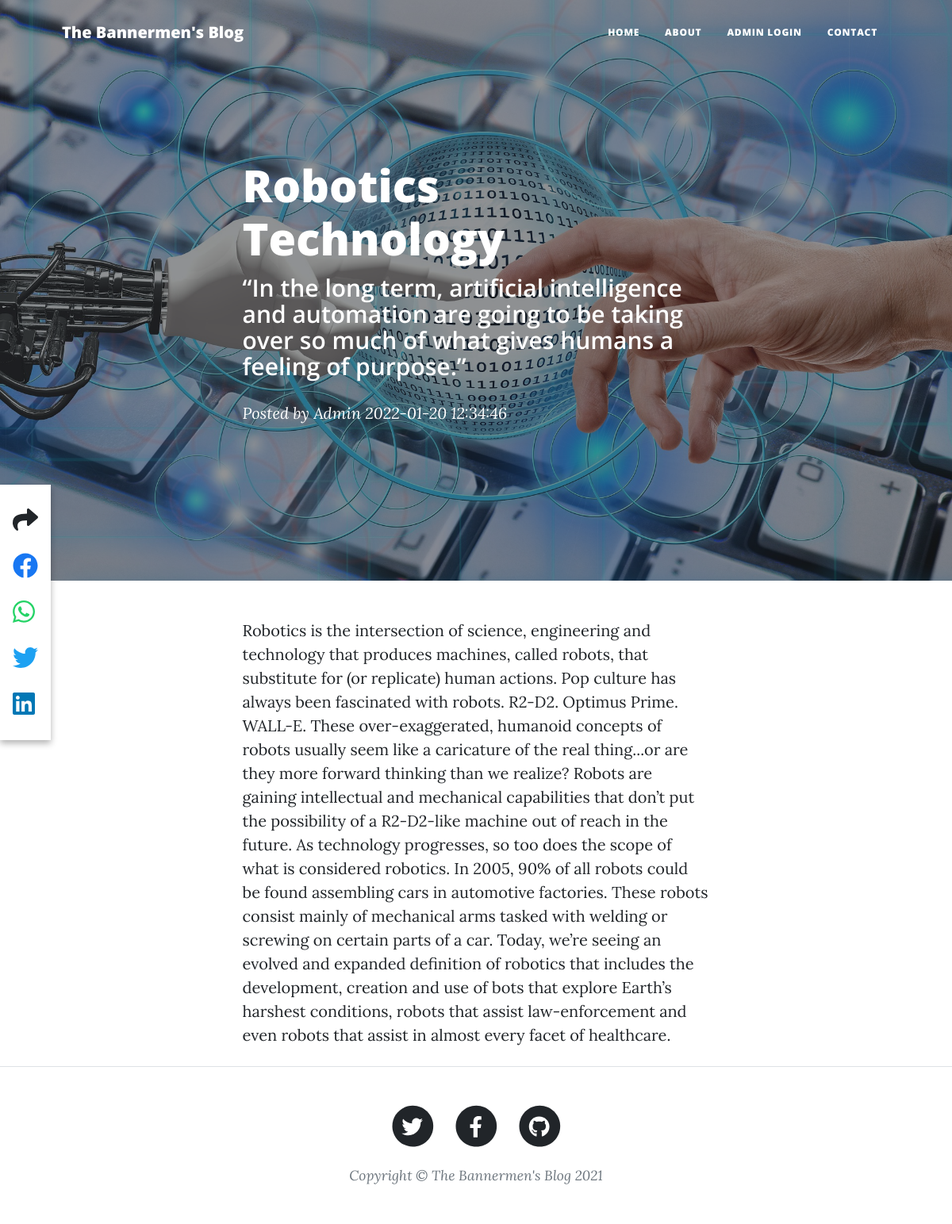
The page /post/a-robotics-blog on the database its author committed.
### main.py (models this page shows)
class Posts(db.Model):
    sno = db.Column(db.Integer, primary_key=True)
    title = db.Column(db.String(80), nullable=False)
    slug = db.Column(db.String(21), nullable=False)
    tagline = db.Column(db.String(21), nullable=False)
    content = db.Column(db.String(100), nullable=False)
    date = db.Column(db.String(12), nullable=True)
    img_file = db.Column(db.String(12), nullable=True)

### main.py (the view)
@app.route("/post/<string:post_slug>", methods=['GET'])
def post(post_slug):
    ppost = Posts.query.filter_by(slug=post_slug).first()
    return render_template('post.html', params=params, post=ppost)

### templates/post.html (shortened to what this page needs)
{% extends "layout.html" %}
{% block body %}
{% set fname='assets/img/'+post.img_file %}
<header class="masthead" style="background-image: url('{{ url_for('static', filename=fname)}}')">
    <div class="container position-relative px-4 px-lg-5">
        <div class="row gx-4 gx-lg-5 justify-content-center">
            <div class="col-md-10 col-lg-8 col-xl-7">
                <div class="post-heading">
                    <h1>{{post.title}}</h1>
                    <h2 class="subheading">{{post.tagline}}</h2>
                    <span class="meta">
                        Posted by
                        <a href="#!">
                            Admin
                        </a>
                        {{post.date}}
                    </span>
                </div>
            </div>
        </div>
    </div>
</header>
<div class="share-btn-container">
    <div class="share-btn" title="Share this Post"><i class="fas fa-share"></i></div>
    <a href="#"  class="facebook-btn"><i class="fab fa-facebook"></i></a>
    <a href="#"  class="whatsapp-btn"> <i class="fab fa-whatsapp"></i></a>
    <a href="#"  class="twitter-btn"> <i class="fab fa-twitter"></i></a>
    <a href="#"  class="linkedin-btn"> <i class="fab fa-linkedin"></i></a>
</div>
<article class="mb-4">
    <div class="container px-4 px-lg-5">
        <div class="row gx-4 gx-lg-5 justify-content-center">
            <div class="col-md-10 col-lg-8 col-xl-7">
               {{post.content}}
            </div>
        </div>
    </div>
</article>
{% endblock %}

### templates/post.html (style rules this page uses)
.share-btn-container { background:white; display: flex; flex-direction: column; padding: 16px; box-shadow: 0 4px 8px rgba(0,0,0,0.3); position:fixed; top: 50%; transform: translateY(-50%); }
.share-btn-container a { font-size: 32px; margin: 5px 0; transition: 500ms; }
.share-btn { font-size: 32px; margin: 5px 0; }
.share-btn-container .fa-facebook { color:#1877f2 ; }
.share-btn-container .fa-twitter { color:#1da1f2 ; }
.share-btn-container .fa-whatsapp { color:#25d366 ; }
.share-btn-container .fa-linkedin { color:#0077b5 ; }

### rows shown on the page
Posts: title "Robotics Technology", tagline "“In the long term, artificial intelligence and automation are going to be taking over so much of what gives humans a feeling of purpose.”", date "2022-01-20 12:34:46", content "Robotics is the intersection of science, engineering and technology that produces machines, called robots, that substitute for (or replicate) human actions. Pop culture has always been fascinated with robots. R2-D2. Optimus Prime. WALL-E. These over-exaggerated, humanoid concepts of robots usually seem like a caricature of the real thing...or are they more forward thinking than we realize? Robots are gaining intellectual and mechanical capabilities that don’t put the possibility of a R2-D2-like machine out of reach in the future. As technology progresses, so too does the scope of what is considered robotics. In 2005, 90% of all robots could be found assembling cars in automotive factories.…"
